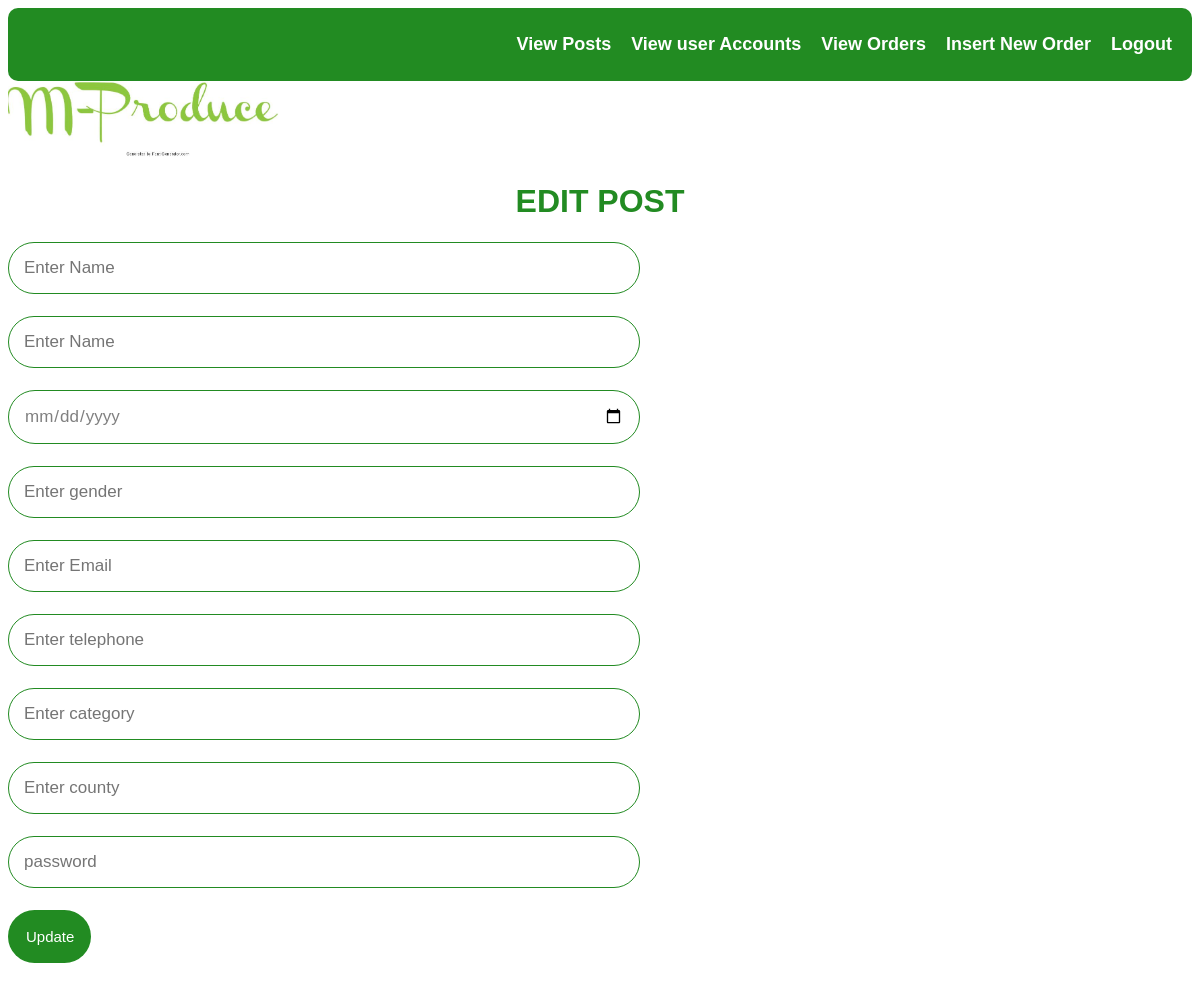
Before: /admineditpost.php?email=maitelivon@gmail.com with the older database file.
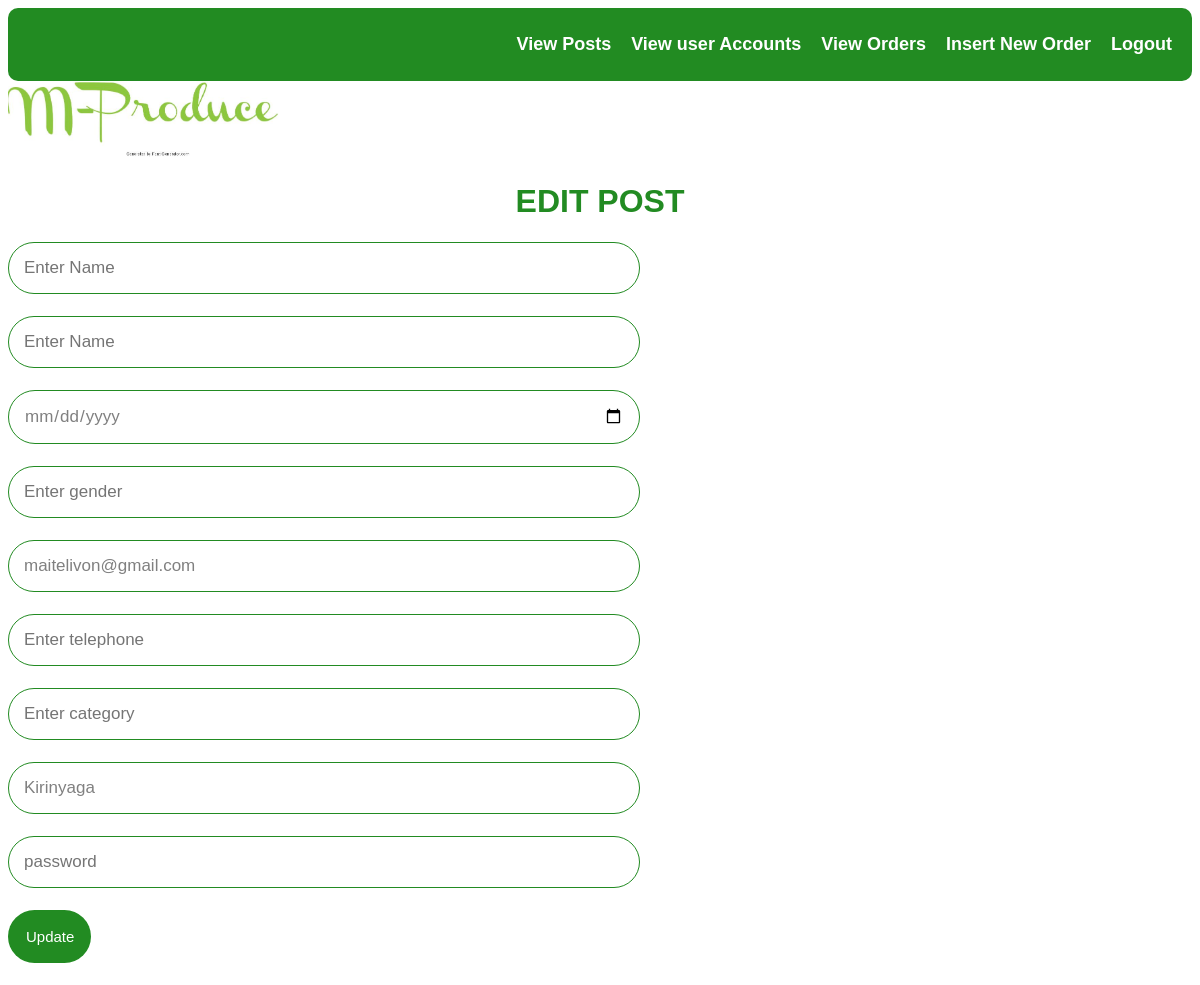
After: the same page with the newer database file.
### tables this page shows
CREATE TABLE `post` (
  `postid` int(11) NOT NULL,
  `email` varchar(50) NOT NULL,
  `productname` varchar(50) NOT NULL,
  `price` varchar(50) NOT NULL,
  `image` varchar(50) NOT NULL,
  `quantity` varchar(50) NOT NULL,
  `county` varchar(50) NOT NULL,
  `date` timestamp NOT NULL DEFAULT CURRENT_TIMESTAMP ON UPDATE CURRENT_TIMESTAMP
);

### admineditpost.php (the view, shortened to what this page needs)
<?php
require('config.php');
$email=$_REQUEST['email'];
$query = "SELECT * from post where email='".$email."'";
$result = mysqli_query($db, $query) or die ( mysqli_error());
$row = mysqli_fetch_assoc($result);
?>
<!DOCTYPE html>
<html>
<head>
<link rel="stylesheet" href="" />
</head>
<body >
<div class="form">
   <ul>
            <li>
                <p><b><a href="logoutad.php">Logout</a></b></p>
            </li>
            <li>
                <p><b><a href="ins.php">Insert New Order</a></b></p>
            </li>
            <li>
                <p><b><a href="view.php">View Orders</a></b></li>
            <li>
                <p><b><a href="view.php">View user Accounts</a></b></li>
            <li>
                <p><b><a href="viewposts.php">View Posts</a></b></li>
        </ul>
    <img src=generatedtext.jpg style=width:300px>
<h1 style="color:forestgreen;text-align:center">EDIT POST</h1>
<?php
if(isset($_POST['new']) && $_POST['new']==1)
{
$email =$_REQUEST["email"];
$productname = $_REQUEST["productname"];
$price = $_REQUEST["price"];
$image = $_REQUEST["image"];
$quantity = $_REQUEST["quantity"];
  $update="update post set  email='".$email."',
productname='".$productname."', price='".$price."', image='".$image."', quantity='".$quantity."'where email='".$email."'";
mysqli_query($db, $update) or die(mysqli_error($db));
$status = "Record Updated Successfully. </br></br>
<a href='view.php'>View Updated Record</a>";
echo '<p style="color:#FF0000;">'.$status.'</p>';
}
    else {
?>
<div>
<form name="form" method="post" action=""style="font-size:22px">
<p><input type="text" name="firstname" placeholder="Enter Name"
required value="<?php echo $row['firstname'];?>" /></p>
<p><input type="text" name="lastname" placeholder="Enter Name"
required value="<?php echo $row['lastname'];?>" /></p>
<p><input type="date" name="dob" placeholder="Enter DOB"
required value="<?php echo $row['dob'];?>" /></p>
<p><input type="text" name="gender" placeholder="Enter gender"
required value="<?php echo $row['gender'];?>" /></p>
    <p><input type="email" name="email" placeholder="Enter Email"
optional value="<?php echo $row['email'];?>" /></p>
    <p><input type="text" name="telephone" placeholder="Enter telephone"
required value="<?php echo $row['telephone'];?>" /></p>
<p><input type="text" name="category" placeholder="Enter category"
required value="<?php echo $row['category'];?>" /></p>
<p><input type="text" name="county" placeholder="Enter county" required value=
"<?php echo $row['county'];?>" /></p>
    <p><input type="password" name="password" placeholder="password" required value=
"<?php echo $row['password'];?>" /></p>
<p><input name="submit" type="submit" value="Update" /></p>
</form>
<?php } ?>
</div>
</div>
</body>
</html>

Changed rows visible on the page:
added post: email "maitelivon@gmail.com", county "Kirinyaga"
